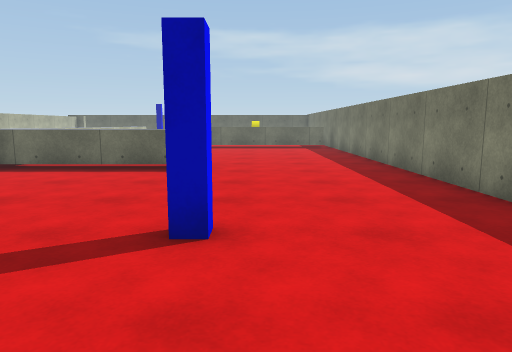
[1] (above)

16 first-person views from a walk through a 3-D level made in the Unity game engine. The camera is 1.3 m above the floor, tilts 8° down and sees 70° across. The floor is counted in squares, 1 m on a side. Each view is taken from the middle of a square. On the plan, view 1 faces up. The plan holds only what a view shows up to about 15 squares ahead; the rest is blank. Surface patterns are stand-ins for the level's own textures.

[2]
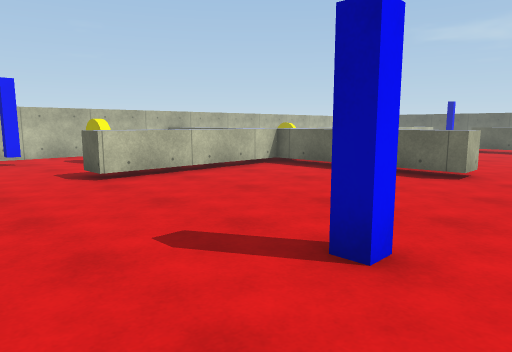

[3]
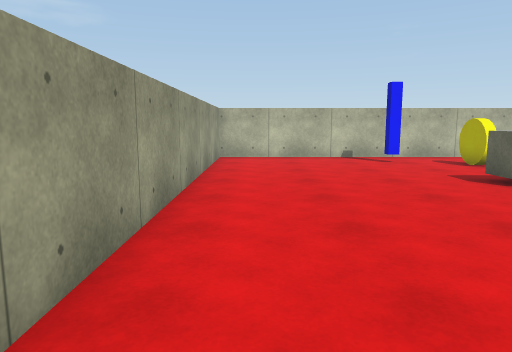

[4]
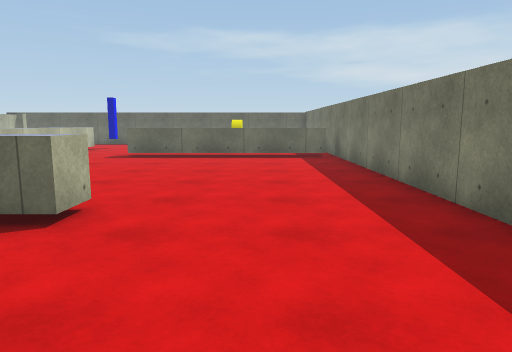

[5]
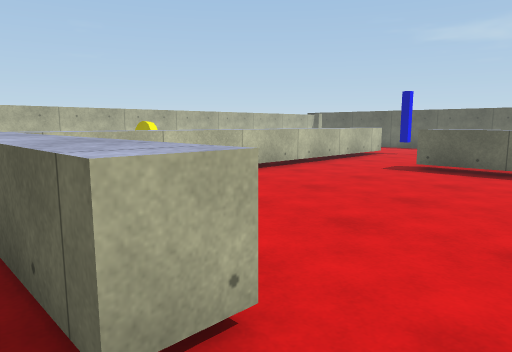

[6]
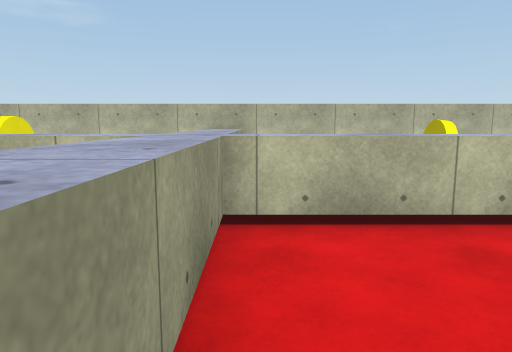

[7]
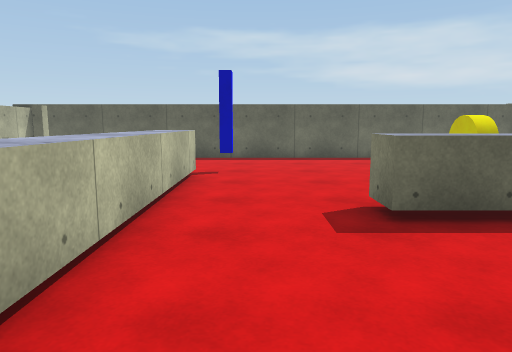

[8]
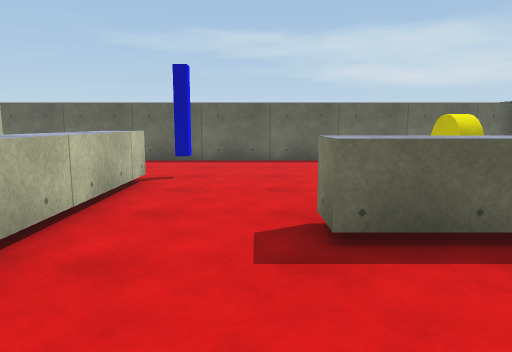

[9]
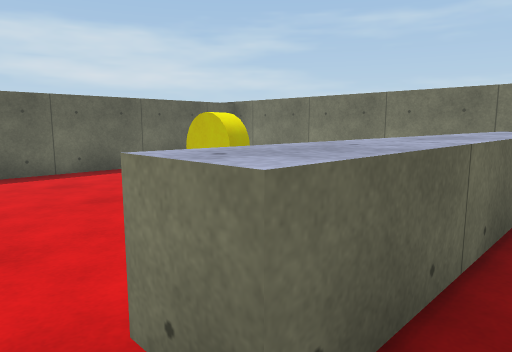

[10]
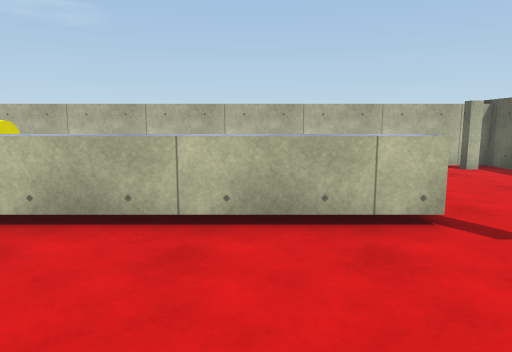

[11]
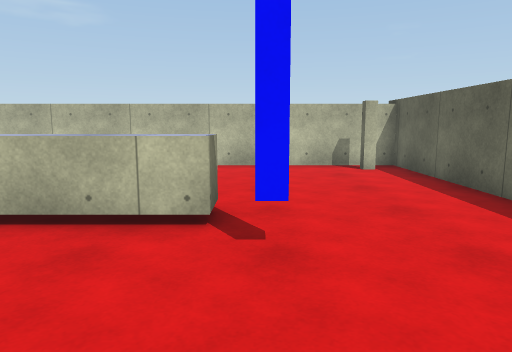

[12]
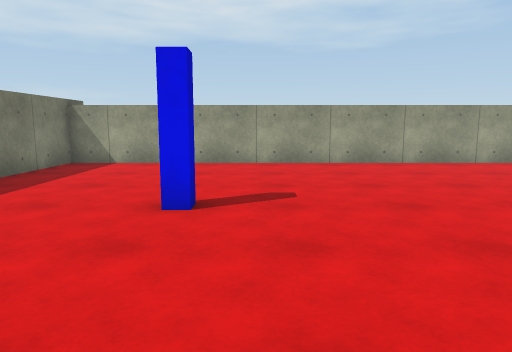

[13]
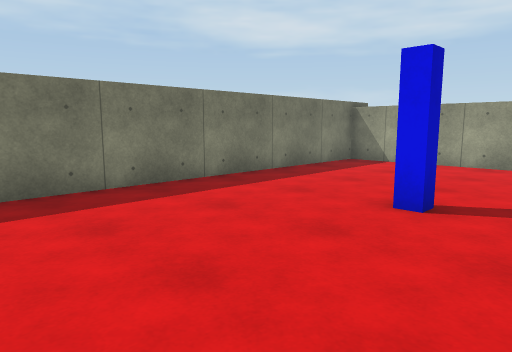

[14]
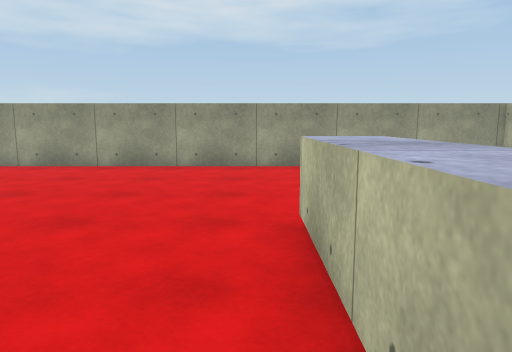

[15]
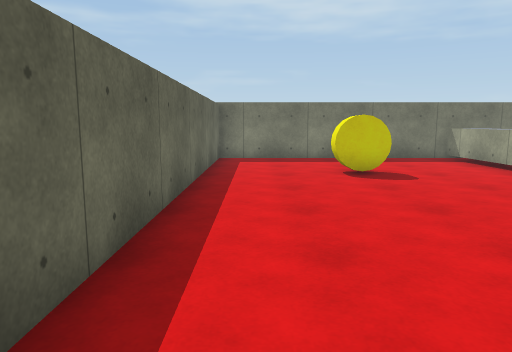

[16]
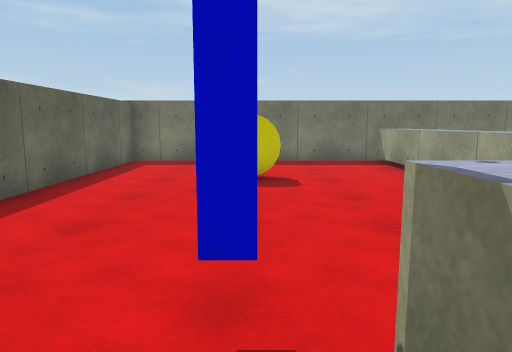

### Floor plan
Key: @ floor where view 1 was taken; # wall or solid block; . floor; ^ raised ledge; O other object.
Columns run from 15 left of view 1 to 4 right of it. Each row starts with its distance up from view 1.
 31 ####################
 30 #..................#
 29 #..................#
 28 #..................#
 27 #..................#
 26 #.......#......O...#
 25 #......^...........#
 24 #      ^...........#
 23 #      ^...........#
 22 #      ^...^^^^^^^^#
 21 #      ^...^^^^^^^^^
 20 #      ^...........#
 19 #      ^...........#
 18 #      ^...........#
 17 #      ^...........#
 16 #      ^...........#
 15 #      ^...........#
 14 #      ^...........#
 13 #      ^...........#
 12 #      ^...........#
 11 #^ ^^^^^^^^^^^.....#
 10 #     .^...........#
  9 #     .^...........#
  8 #     .^...........#
  7 #.    .^...........#
  6 #..O. .^...........#
  5 #......^...........#
  4 #.#...........#....#
  3 #..................#
  2 #..................#
  1 #..................#
  0 #..............@...#
 -1 #..................#
 -2 #..................#
 -3 ####################

Positions as (right, up) in squares from view 1, and headings:
1: (0, 0), facing up
2: (1, 1), facing up-left
3: (0, -1), facing left
4: (1, 6), facing up
5: (0, 10), facing up-left
6: (-3, 12), facing left
7: (-6, 16), facing up
8: (-5, 17), facing up
9: (-5, 20), facing up-right
10: (-3, 23), facing left
11: (-3, 26), facing left
12: (-2, 10), facing down
13: (-3, 10), facing down-right
14: (-7, 9), facing down
15: (-10, 29), facing right
16: (-9, 26), facing right
